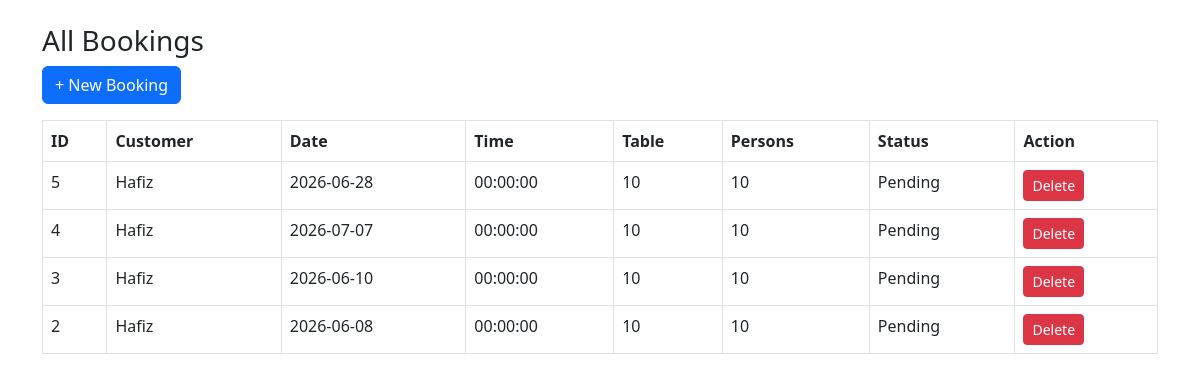
The app's page /index.php/bookings, older data.
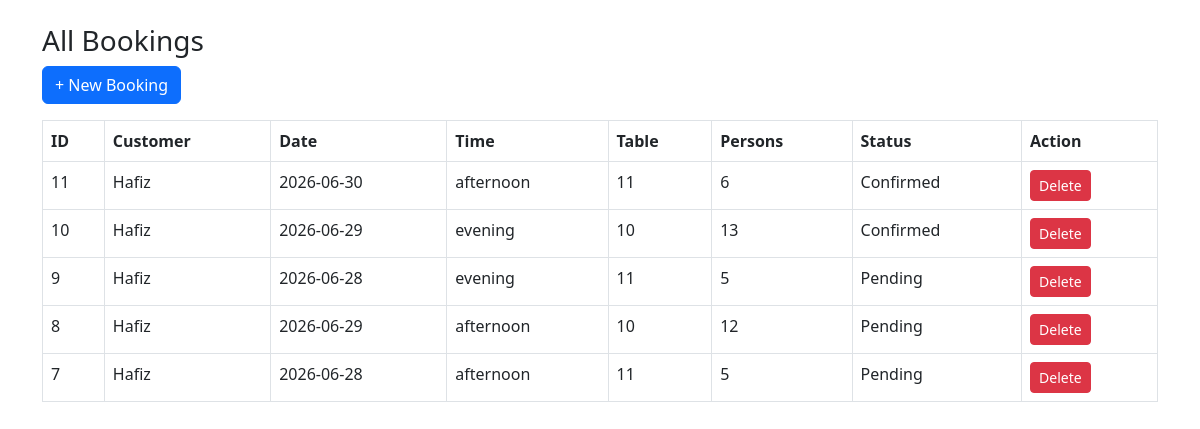
The same page, newer data.
### tables this page shows
CREATE TABLE `bookings` (
  `booking_id` int(11) NOT NULL,
  `customer_id` int(11) NOT NULL,
  `reservation_no` varchar(50) DEFAULT NULL,
  `booking_date` date NOT NULL,
  `booking_time` varchar(200) NOT NULL,
  `arrival_time` varchar(200) NOT NULL,
  `number_of_guests` int(11) NOT NULL,
  `table_number` int(11) NOT NULL,
  `guest_names` text NOT NULL,
  `special_request` text DEFAULT NULL,
  `status` enum('Pending','Confirmed','Cancelled','Completed') DEFAULT 'Pending',
  `created_at` timestamp NOT NULL DEFAULT current_timestamp(),
  `updated_at` timestamp NOT NULL DEFAULT current_timestamp() ON UPDATE current_timestamp()
);

CREATE TABLE `customers` (
  `customer_id` int(11) NOT NULL,
  `first_name` varchar(100) NOT NULL,
  `last_name` varchar(100) DEFAULT NULL,
  `username` varchar(2000) NOT NULL,
  `phone` varchar(20) NOT NULL,
  `email` varchar(150) DEFAULT NULL,
  `password` varchar(255) NOT NULL,
  `address_line1` varchar(255) DEFAULT NULL,
  `address_line2` varchar(255) DEFAULT NULL,
  `city` varchar(100) DEFAULT NULL,
  `state` varchar(100) DEFAULT NULL,
  `postal_code` varchar(20) DEFAULT NULL,
  `country` varchar(100) DEFAULT NULL,
  `created_at` timestamp NOT NULL DEFAULT current_timestamp(),
  `updated_at` timestamp NOT NULL DEFAULT current_timestamp() ON UPDATE current_timestamp()
);

### application/controllers/Bookings.php (called while the page is built, shortened)
<?php
class Bookings extends CI_Controller {
    public function __construct()
    {
        $this->load->database();
        $this->load->library('session');
        $this->load->helper(['url', 'form']);
    }
    public function index()
    {
        $this->db->select('bookings.*, customers.first_name as customer_name, customers.phone');
        $this->db->from('bookings');
        $this->db->join('customers', 'customers.customer_id = bookings.customer_id', 'left');
        $this->db->order_by('bookings.booking_id', 'DESC');
        $data['bookings'] = $this->db->get()->result();
        $this->load->view('bookings/index', $data);
    }
}

### index.php (called while the page is built, shortened)
<?php
require_once BASEPATH.'core/CodeIgniter.php';

### application/views/bookings/index.php (the view, shortened to what this page needs)
<!DOCTYPE html>
<html>
<head>
    <link rel="stylesheet" href="https://cdn.jsdelivr.net/npm/bootstrap@5.3.0/dist/css/bootstrap.min.css">
</head>
<body>
<div class="container mt-4">
    <h3>All Bookings</h3>
    <a href="<?= site_url('bookings/create'); ?>" class="btn btn-primary mb-3">
        + New Booking
    </a>
    <table class="table table-bordered">
        <thead>
            <tr>
                <th>ID</th>
                <th>Customer</th>
                <th>Date</th>
                <th>Time</th>
                <th>Table</th>
                <th>Persons</th>
                <th>Status</th>
                <th>Action</th>
            </tr>
        </thead>
        <tbody>
        <?php foreach($bookings as $b): ?>
            <tr>
                <td><?= $b->booking_id; ?></td>
                <td><?= $b->customer_name; ?></td>
                <td><?= $b->booking_date; ?></td>
                <td><?= $b->booking_time; ?></td>
                <td><?= $b->table_number; ?></td>
                <td><?= $b->number_of_guests; ?></td>
                <td><?= $b->status; ?></td>
                <td>
                    <a href="<?= site_url('bookings/delete/'.$b->booking_id); ?>"
                       class="btn btn-danger btn-sm"
                       onclick="return confirm('Delete this booking?')">
                       Delete
                    </a>
                </td>
            </tr>
        <?php endforeach; ?>
        </tbody>
    </table>
</div>
</body>
</html>

Row changes from the older to the newer data that the page shows:
removed bookings: booking_id "5", customer.first_name "Hafiz", booking_date "2026-06-28", booking_time "00:00:00", table_number "10", number_of_guests "10", status "Pending"
removed bookings: booking_id "4", customer.first_name "Hafiz", booking_date "2026-07-07", booking_time "00:00:00", table_number "10", number_of_guests "10", status "Pending"
removed bookings: booking_id "3", customer.first_name "Hafiz", booking_date "2026-06-10", booking_time "00:00:00", table_number "10", number_of_guests "10", status "Pending"
removed bookings: booking_id "2", customer.first_name "Hafiz", booking_date "2026-06-08", booking_time "00:00:00", table_number "10", number_of_guests "10", status "Pending"
added bookings: booking_id "11", customer.first_name "Hafiz", booking_date "2026-06-30", booking_time "afternoon", table_number "11", number_of_guests "6", status "Confirmed"
added bookings: booking_id "10", customer.first_name "Hafiz", booking_date "2026-06-29", booking_time "evening", table_number "10", number_of_guests "13", status "Confirmed"
added bookings: booking_id "9", customer.first_name "Hafiz", booking_date "2026-06-28", booking_time "evening", table_number "11", number_of_guests "5", status "Pending"
added bookings: booking_id "8", customer.first_name "Hafiz", booking_date "2026-06-29", booking_time "afternoon", table_number "10", number_of_guests "12", status "Pending"
added bookings: booking_id "7", customer.first_name "Hafiz", booking_date "2026-06-28", booking_time "afternoon", table_number "11", number_of_guests "5", status "Pending"
